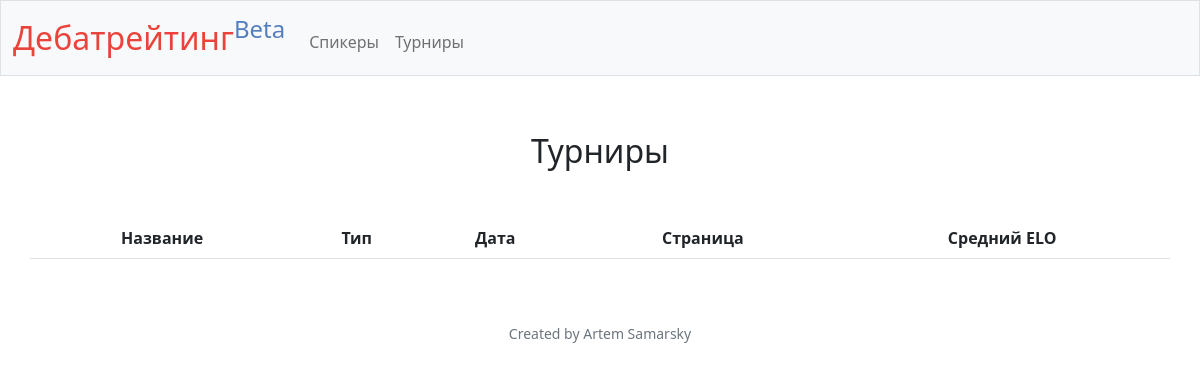
The page /tournaments on the database as committed earlier.
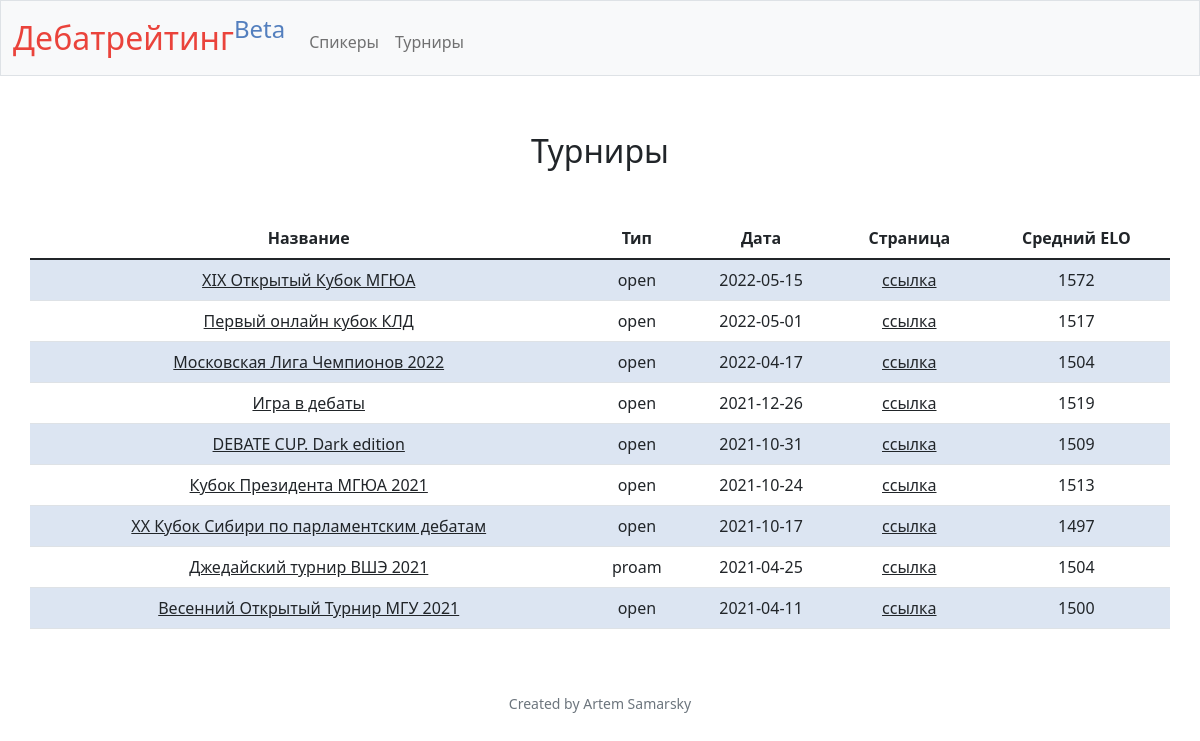
The same page on the database as committed later.
### tables this page shows
CREATE TABLE tournaments (
    id INTEGER PRIMARY KEY AUTOINCREMENT NOT NULL,
    name TEXT NOT NULL,
    short_name TEXT NOT NULL,
    slug TEXT,
    domain TEXT,
    average_rating INTEGER,
    page TEXT,
    date TEXT NOT NULL,
    type TEXT NOT NULL
);

### app.py (the view)
@app.route("/tournaments", methods=["GET", "POST"])
def tournament_list():
    tournaments = db.execute("SELECT * FROM tournaments ORDER BY date DESC")
    return render_template("tournaments.html", tournaments=tournaments)

### app.py (called while the page is built)
@app.after_request
def after_request(response):
    response.headers["Cache-Control"] = "no-cache, no-store, must-revalidate"
    response.headers["Expires"] = 0
    response.headers["Pragma"] = "no-cache"
    return response

### templates/tournaments.html (shortened to what this page needs)
{% extends "layout.html" %}
{% block main %}
    <h2 class="mb-5 mt-2">Турниры</h2>
    <div class="container-md">
        <div class="row">
                <table id="tournaments" class="table table-striped" style="width:100%">
                    <thead>
                        <tr>
                            <th>Название</th>
                            <th>Тип</th>
                            <th>Дата</th>
                            <th>Страница</th>
                            <th>Средний ELO</th>
                        </tr>
                    </thead>
                    <tbody>
                        {% for tournament in tournaments %}
                            <tr>
                                <td>
                                    <a href="/tournament?id={{ tournament["id"] }}">{{ tournament["name"] }}</a>
                                </td>
                                <td>
                                    {{ tournament["type"] }}
                                </td>
                                <td>
                                    {{ tournament["date"] }}
                                </td>
                                <td>
                                    {% if tournament["page"] != None %}
                                        <a href="{{ tournament["page"] }}">ссылка</a>
                                    {% else %}
                                        нет
                                    {% endif %}
                                </td>
                                <td>
                                    {{ tournament["average_rating"] }}
                                </td>
                            </tr>
                        {% endfor %}
                    </tbody>
                </table>
            </div>
        </div>
{% endblock %}

### templates/layout.html (shortened to what this page needs)
<!DOCTYPE html>
<html lang="en">
    <head>
        <link href="https://cdn.jsdelivr.net/npm/bootstrap@5.1.3/dist/css/bootstrap.min.css" rel="stylesheet">
        <link rel="stylesheet" type="text/css" href="/static/dataTables.bootstrap5.css">
        <link href="/static/styles.css" rel="stylesheet">
    </head>
    <body>
        <nav class="bg-light border navbar navbar-expand-md navbar-light">
            <div class="container-fluid">
                <a class="navbar-brand" href="/"><span class="red">Дебатрейтинг</span><span class="blue display-9"><sup>Beta</sup></span></a>
                <div class="collapse navbar-collapse" id="navbar">
                    {% if session["user_id"] %}
                        <ul class="navbar-nav me-auto mt-2">
                            <li class="nav-item"><a class="nav-link" href="/import">Импорт</a></li>
                            <li class="nav-item"><a class="nav-link" href="/speakers">Спикеры</a></li>
                            <li class="nav-item"><a class="nav-link" href="/tournaments">Турниры</a></li>
                        </ul>
                        <ul class="navbar-nav ms-auto mt-2">
                            <li class="nav-item"><a class="nav-link" href="/logout">Log Out</a></li>
                        </ul>
                    {% else %}
                        <ul class="navbar-nav me-auto mt-2">
                            <li class="nav-item"><a class="nav-link" href="/speakers">Спикеры</a></li>
                            <li class="nav-item"><a class="nav-link" href="/tournaments">Турниры</a></li>
                        </ul>
                    {% endif %}
                </div>
            </div>
        </nav>
        <main class="container-fluid py-5 text-center">
            {% block main %}{% endblock %}
        </main>
        <footer class="mb-5 small text-center text-muted">
            Created by Artem Samarsky
        </footer>
    </body>
</html>

### static/styles.css (style rules this page uses)
nav .navbar-brand { font-size: xx-large; }
nav .navbar-brand .blue { color: #537fbe; }
nav .navbar-brand .red { color: #ea433b; }
table { background-color: transparent; margin-bottom: 1rem; width: 100%; }
table a { color: #212529; }
table th, table td { padding: 0.75rem; vertical-align: middle; }
tbody tr:nth-of-type(odd) { background-color: rgb(179, 208, 255, 0.3) }

Rows that differ between the two databases and show on the page:
added tournaments: name "XIX Открытый Кубок МГЮА", type "open", date "2022-05-15", average_rating "1572"
added tournaments: name "Первый онлайн кубок КЛД", type "open", date "2022-05-01", average_rating "1517"
added tournaments: name "Московская Лига Чемпионов 2022", type "open", date "2022-04-17", average_rating "1504"
added tournaments: name "Игра в дебаты", type "open", date "2021-12-26", average_rating "1519"
added tournaments: name "DEBATE CUP. Dark edition", type "open", date "2021-10-31", average_rating "1509"
added tournaments: name "Кубок Президента МГЮА 2021", type "open", date "2021-10-24", average_rating "1513"
added tournaments: name "XX Кубок Сибири по парламентским дебатам", type "open", date "2021-10-17", average_rating "1497"
added tournaments: name "Джедайский турнир ВШЭ 2021", type "proam", date "2021-04-25", average_rating "1504"
added tournaments: name "Весенний Открытый Турнир МГУ 2021", type "open", date "2021-04-11", average_rating "1500"
